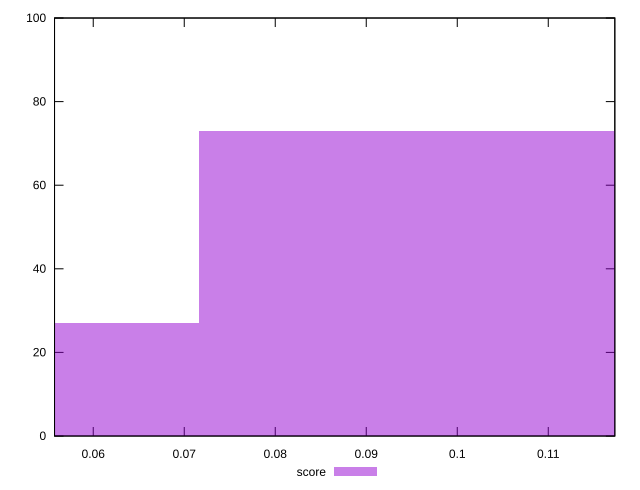

Reproduce this figure in gnuplot.
reset

$score <<EOF
0.09553789036797718 73
0.04776894518398859 27
EOF

set key outside below
set boxwidth 0.04776894518398859
set xrange [0.05574573939475902:0.11731416104583847]
set yrange [0:100]
set trange [0:100]
set style fill transparent solid 0.5 noborder
set terminal svg size 640, 490 enhanced background rgb 'white'
set output "reprap/largest-contentful-paint/samples/pages+cached+noexternal+nofonts/score/histogram.svg"

plot $score title "score" with boxes

reset
